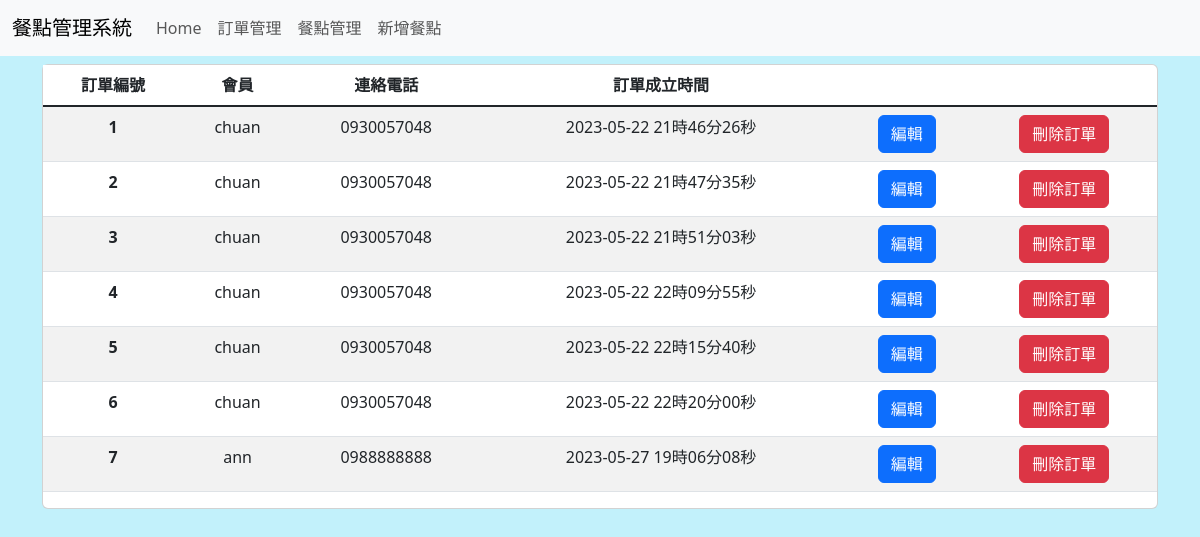
The page /manage_orders on the database its author committed.
### tables this page shows
CREATE TABLE orders (
                id INTEGER PRIMARY KEY,
                user_id INTEGER,
                table_id INTEGER,
                timestamp TIMESTAMP,
                FOREIGN KEY (user_id) REFERENCES users (id),
                FOREIGN KEY (table_id) REFERENCES carts (table_id)
            );

CREATE TABLE users (
                id INTEGER PRIMARY KEY,
                username TEXT,
                password TEXT,
                phone TEXT
            );

### app.py (the view)
@app.route('/manage_orders', methods=['GET'])
def manage_orders():
    conn = create_connection()
    cursor = conn.cursor()
    cursor.execute('''
        SELECT orders.id, users.username, users.phone, orders.timestamp
        FROM orders
        INNER JOIN users ON orders.user_id = users.id
    ''')
    orders = cursor.fetchall()
    conn.close()
    return render_template('admin/manage_orders.html', orders=orders)

### app.py (called while the page is built)
@app.template_filter('custom_datetimeformat')
def custom_datetimeformat(value):
    dt = datetime.strptime(value, '%Y-%m-%d %H:%M:%S.%f')
    formatted_datetime = dt.strftime('%Y-%m-%d %H時%M分%S秒')
    return formatted_datetime

### lib.py (called while the page is built)
def create_connection():
    conn = None
    try:
        conn = sqlite3.connect('database.db')
        print(f'Successfully connected to the database')
        return conn
    except Error as e:
        print(f'Error connecting to the database: {e}')
    return conn

### templates/admin/manage_orders.html
{% extends '/sample/base.html' %} {% block content %}
<div class="row align-items-center justify-content-center">
  <div class="col">
    <div class="card">
      <table class="table table-striped table-hover">
        <thead>
          <tr>
            <th scope="col">訂單編號</th>
            <th scope="col">會員</th>
            <th scope="col">連絡電話</th>
            <th scope="col">訂單成立時間</th>
            <th scope="col"></th>
            <th scope="col"></th>
          </tr>
        </thead>
        <tbody class="table-group-divider">
          {% for order in orders %}
          <tr>
            <th scope="row">{{ order[0] }}</th>
            <td>{{ order[1] }}</td>
            <td>{{ order[2] }}</td>
            <td>{{ order[3]| custom_datetimeformat }}</td>
            <td colspan="2">
              <button
                type="button"
                class="btn btn-primary"
                onclick="window.location.href = '{{ url_for('edit_order', order_id=order[0]) }}'"
              >
                編輯
              </button>
            </td>
            <td colspan="2">
              <form
                action="{{ url_for('delete_order', order_id=order[0]) }}"
                method="POST"
                onsubmit="return confirm('確定要刪除該訂單嗎？')"
              >
                <button type="submit" class="btn btn-danger">刪除訂單</button>
              </form>
            </td>
          </tr>
          {% endfor%}
        </tbody>
      </table>
    </div>
  </div>
</div>
{% endblock content%}

### rows shown on the page
orders: id "1", username "chuan", phone "0930057048", timestamp "2023-05-22 21時46分26秒"
orders: id "2", username "chuan", phone "0930057048", timestamp "2023-05-22 21時47分35秒"
orders: id "3", username "chuan", phone "0930057048", timestamp "2023-05-22 21時51分03秒"
orders: id "4", username "chuan", phone "0930057048", timestamp "2023-05-22 22時09分55秒"
orders: id "5", username "chuan", phone "0930057048", timestamp "2023-05-22 22時15分40秒"
orders: id "6", username "chuan", phone "0930057048", timestamp "2023-05-22 22時20分00秒"
orders: id "7", username "ann", phone "0988888888", timestamp "2023-05-27 19時06分08秒"
